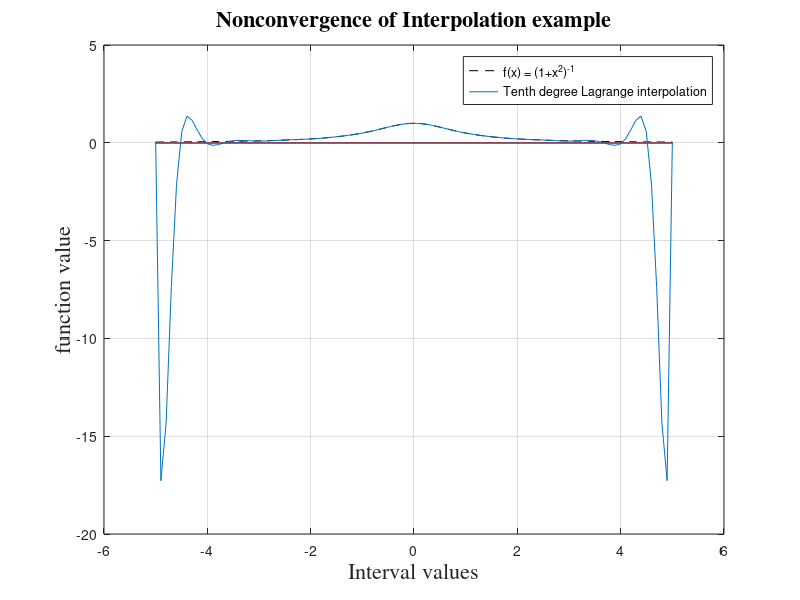
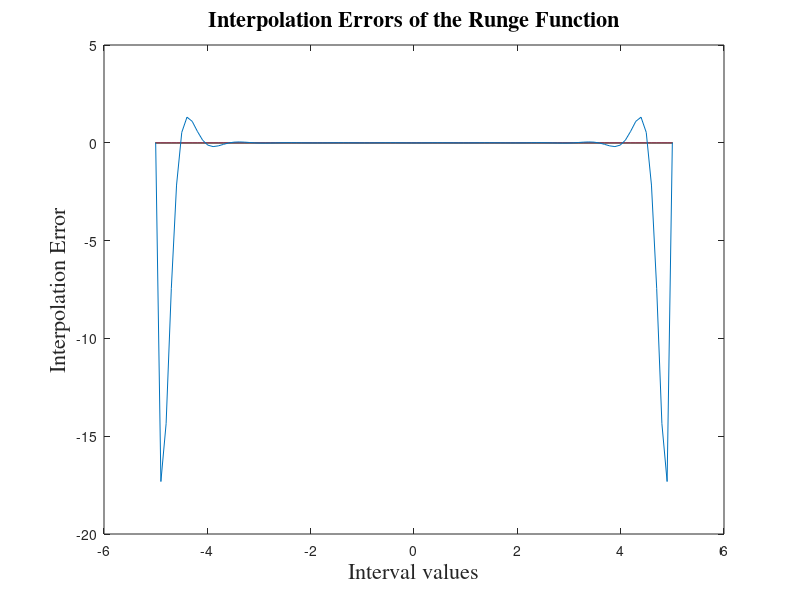

The MATLAB source for these figures, in order:


a = -5;                                   
b =  5;                                    % Domain of the function
min_n =22;                                  % minimun number of polynomials to be estimated  
max_n = 22;                                 % max number of polynomials to be estimated  
xx = linspace( a, b, 100 );                % data to evaluate the functions don't confuse with the interpolation data
Lagrange_approx = zeros(max_n,length(xx)); %Big matrix to put each interpolating polynomial
error = zeros(max_n,length(xx));           % Big matrix to put the errors

for n=min_n:max_n;

x = zeros(1,n); 
for jj=1:n;
    x(1,jj)=a+((jj-1)/(n-1))*(b-a);
end

%figure(1); clf; hold on;


Lagrange = ones(n,length(xx));

for j = 1:n
L = ones( size(xx) );
for k = 1:n
if (k == j), continue;
end
L = L .* (xx - x(k))./(x(j) - x(k));
end
Lagrange(j,:) = L;
%plot( xx, L, '-k', 'LineWidth', 1.5 );
%text( x(j), 1.1, sprintf( 'L_%d(x)', j ) );
end

%plot( x, ones( size(x) ), '.b', 'MarkerSize', 18 );
%plot( x, zeros( size(x) ), 'sr' );
%axis( [min(x)-0.2, max(x)+0.2, ceil(min(L))-1.0, floor(max(L))+0.5] );
%title('Lagrange Basis Functions');


% Chossing the function f 
ff = 1./(1+x.^2);
ffval = 1./(1+xx.^2);

%ff = exp(-4.*x.^2);
%ffval = exp(-4.*xx.^2);

%ff = exp(-x);
%ffval = exp(-xx);

Lagrange_approx(n,:)= ff*Lagrange;
error(n,:) = -ffval+Lagrange_approx(n,:);

end

figure;
plot(xx,ffval,'--k');
hold on;
plot(xx,Lagrange_approx);
xlabel('Interval values','FontSize',16,'FontName','Times');
ylabel('function value','FontSize',16,'FontName','Times');
title('Nonconvergence of Interpolation example','FontSize',16,'FontName','Times');
legend('f(x) = (1+x^2)^{-1}','Tenth degree Lagrange interpolation')
%axis( [min(x)-0.2, max(x)+0.2, ceil(min(L))-1.5, floor(max(L))+1.5] );
%plot( x, ones( size(x) ), '.b', 'MarkerSize', 18 );
%plot( x, zeros( size(x) ), 'sr' );
grid on;

%saving the error
figure;
plot(xx,error);
xlabel('Interval values','FontSize',16,'FontName','Times');
ylabel('Interpolation Error','FontSize',16,'FontName','Times');
title('Interpolation Errors of the Runge Function','FontSize',16,'FontName','Times');

hh= max_n-min_n;
maxerror= zeros(hh,1);
for k=min_n:max_n
maxerror(k,1) = max(abs(error(k,:)));
end



